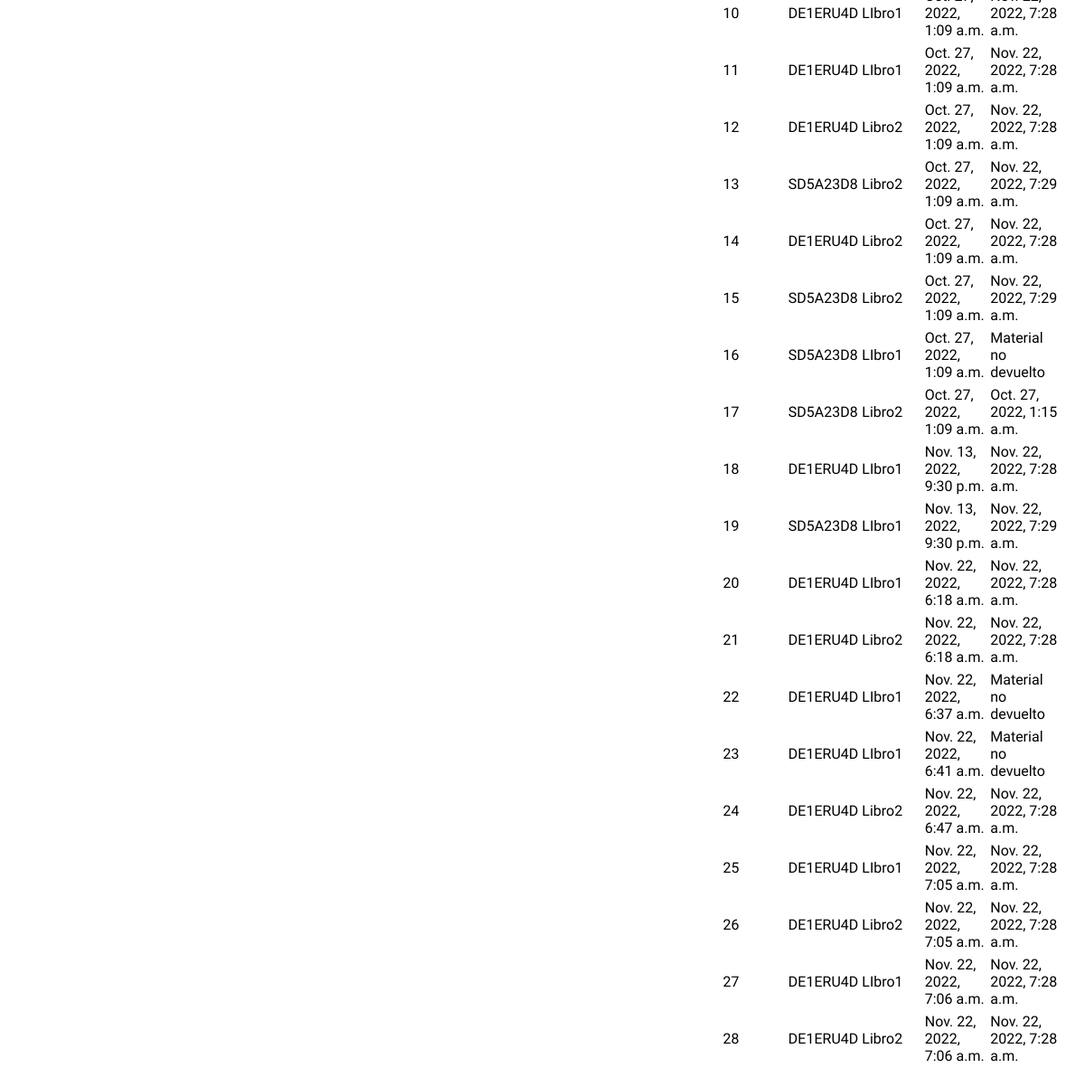
The app's page /home (lower part), older data.
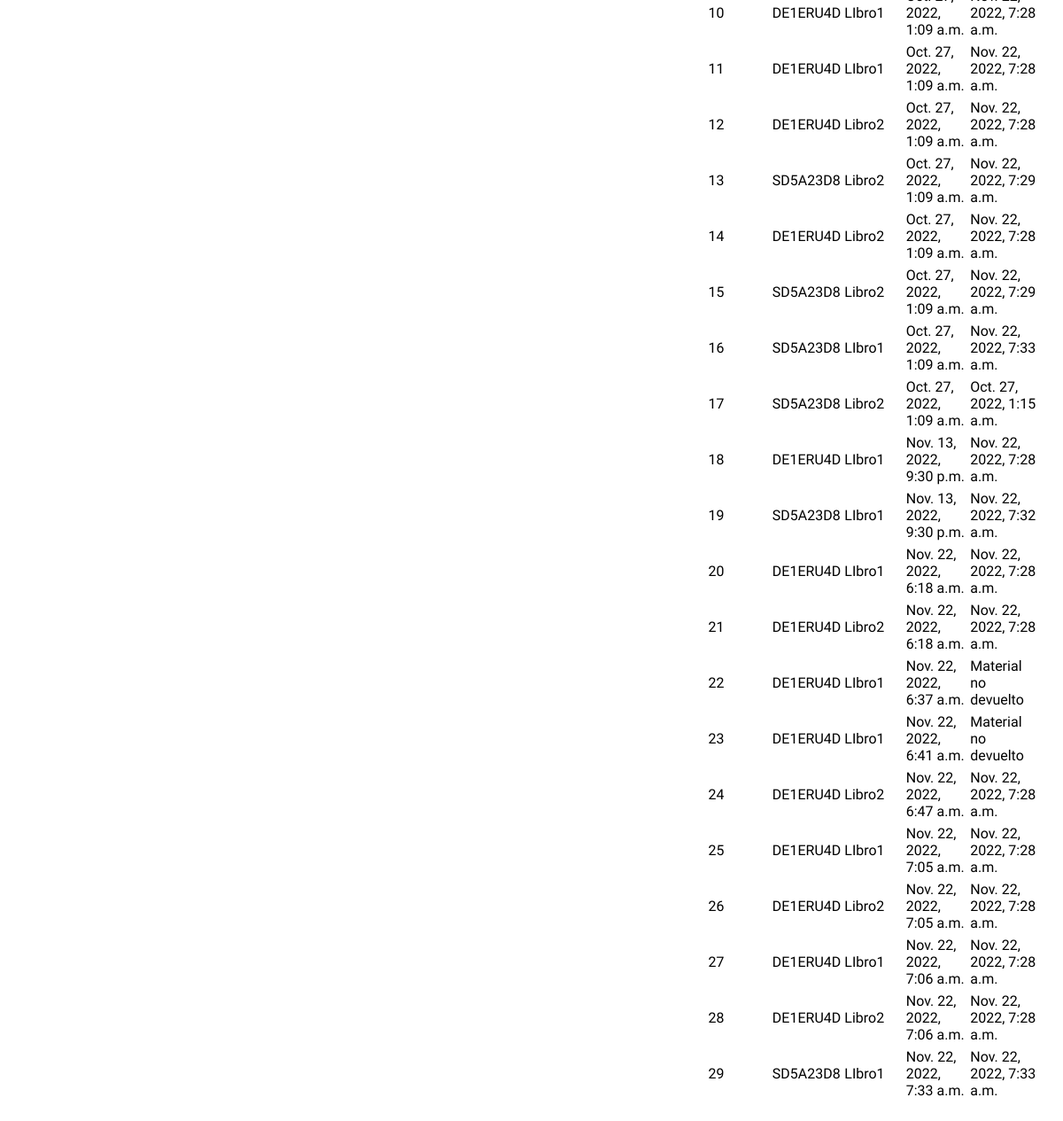
The same page, newer data.
### prestamos/models.py (models this page shows)
class Prestamo(models.Model):
    idPrestamo = models.AutoField(primary_key=True, null=False)
    idProducto = models.ForeignKey(Producto, on_delete=models.CASCADE)
    idUsuario =  models.ForeignKey(Usuario, on_delete=models.CASCADE)
    estado = models.BooleanField(default=False)
    fechaPrestamo = models.DateTimeField(auto_now_add=True)
    fechaDevolucion = models.DateTimeField(auto_now = True)

class Usuario(models.Model):
    idUsuario = models.CharField( primary_key=True, max_length=8)
    nombre = models.CharField(max_length=50)
    apellido = models.CharField(max_length=50)
    def __str__(self):
        return str(self.idUsuario)

class Producto(models.Model):
    idProducto = models.AutoField(primary_key=True, null=False)
    nombre = models.CharField(max_length=50)
    def __str__(self):
        return str(self.nombre)

### prestamos/views.py (the view)
# urls.py: path("home", views.home,  name="home"),
def home(request):
    form1 = PrestamoFormulario()
    prestamos = Prestamo.objects.all()
    return render(request, 'pages/home.html', { 'form1' : form1, 'prestamos':prestamos})

### prestamos/templates/pages/home.html (shortened to what this page needs)
{% load static %}
<!DOCTYPE html>
<html lang="en">
  <head>
    <link rel="stylesheet" href="{% static 'css/home.css' %}" />
  </head>
  <body>
    <div class="content">
      <div class="content-container">
        <div class="content-section">
          <table class="tabla">
            {% for p in prestamos%}
            <tr>
              <td>{{ p.idPrestamo }}</td>
              <td>{{ p.idUsuario }}</td>
              <td>{{ p.idProducto }}</td>
              <td>{{ p.fechaPrestamo }}</td>
              {% if p.estado %}
              <td>{{ p.fechaDevolucion }}</td>
              {% else %}
              <td>Material no devuelto</td>
              {% endif %}
            <tr>
            {% endfor%}
          </table>
        </div>
      </div>
    </div>
  </body>
</html>

### prestamos/static/css/home.css (style rules this page uses)
body { font-family: 'Patua One', cursive; margin: 0; }
.content { width: 100vw; display: flex; justify-content: center; }
.content-container { width: 80vw; display: flex; justify-content: center; }
.content-section { height: 25%; width: 30%; margin: 20px 40px; }

Row changes from the older to the newer data that the page shows:
changed Prestamo id 16: fechaDevolucion (not shown) → "Nov. 22, 2022, 7:33 a.m."; no longer shows "Material no devuelto"
changed Prestamo id 19: fechaDevolucion "Nov. 22, 2022, 7:29 a.m." → "Nov. 22, 2022, 7:32 a.m."
added Prestamo: idPrestamo "29", idUsuario "SD5A23D8", idProducto "LIbro1", fechaPrestamo "Nov. 22, 2022, 7:33 a.m.", fechaDevolucion "Nov. 22, 2022, 7:33 a.m."
